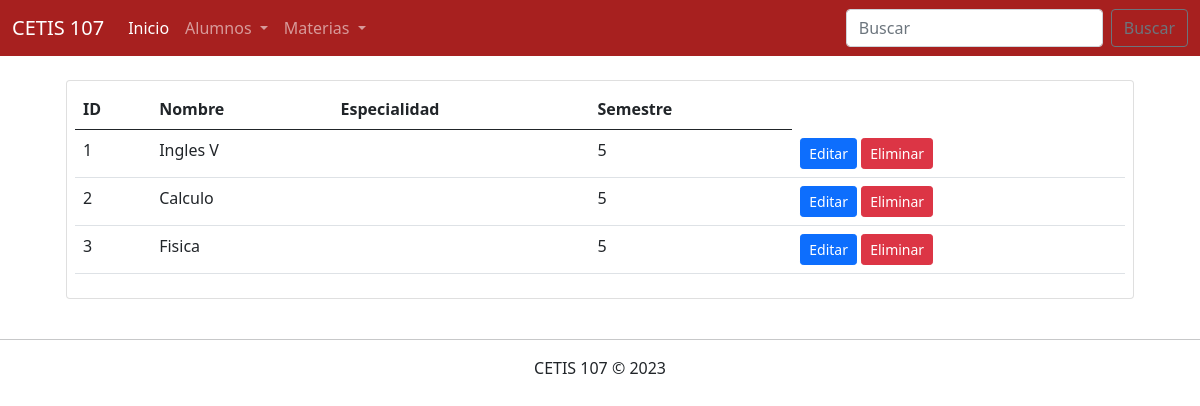
The app's page /consultarMaterias.php with its own data.
### tables this page shows
CREATE TABLE `materias` (
  `id` int(11) NOT NULL,
  `nombre` varchar(100) NOT NULL,
  `semestre` int(11) NOT NULL,
  `especialidad` varchar(50) NOT NULL
);

### consultarMaterias.php (the view, shortened to what this page needs)
<!DOCTYPE html>
<html lang="en">
<head>
    <link rel="stylesheet" href="css/bootstrap.css">
</head>
<body>
    <?php
        include 'menu.php';
        include 'conexion.php';
        $sql = "SELECT * FROM materias";
        $datos = $conexion->query($sql);
    ?>
    <div class="container">
        <div class="row">
            <div class="col-12">
                <?php if($datos->num_rows > 0) { ?>
                <div class="table-responsive card m-4 p-2">
                    <table class="table table-hover">
                        <thead>
                            <tr>
                                <th>ID</th>
                                <th>Nombre</th>
                                <th>Especialidad</th>
                                <th>Semestre</th>
                            </tr>
                        </thead>
                        <tbody>
                            <?php while($registro = $datos->fetch_assoc()){ ?>
                                <tr>
                                    <td><?php echo $registro["id"]; ?></td>
                                    <td><?php echo $registro["nombre"]; ?></td>
                                    <td><?php echo $registro["Especialidad"]; ?></td>
                                    <td><?php echo $registro["semestre"]; ?></td>
                                    <td>
                                        <a href="editarAlumno.php?id=<?php echo $registro["id"]; ?>"  class="btn btn-sm btn-primary">Editar</a>
                                        <a href="eliminarAlumno.php?id=<?php echo $registro["id"]; ?>" class="btn btn-sm btn-danger">Eliminar</a>
                                    </td>
                                </tr>
                            <?php } ?>
                        </tbody>
                    </table>
                </div>
                <?php } else { ?>
                    <h2 class="m-4">No existe datos de alumnos en la base de datos</h2>
                <?php } ?>
            </div>
        </div>
    </div>
    <footer class="text-center">
        <hr>
        CETIS 107 &copy; 2023
    </footer>
</body>
</html>

### records on screen
materias: id "1", nombre "Ingles V", semestre "5"
materias: id "2", nombre "Calculo", semestre "5"
materias: id "3", nombre "Fisica", semestre "5"
